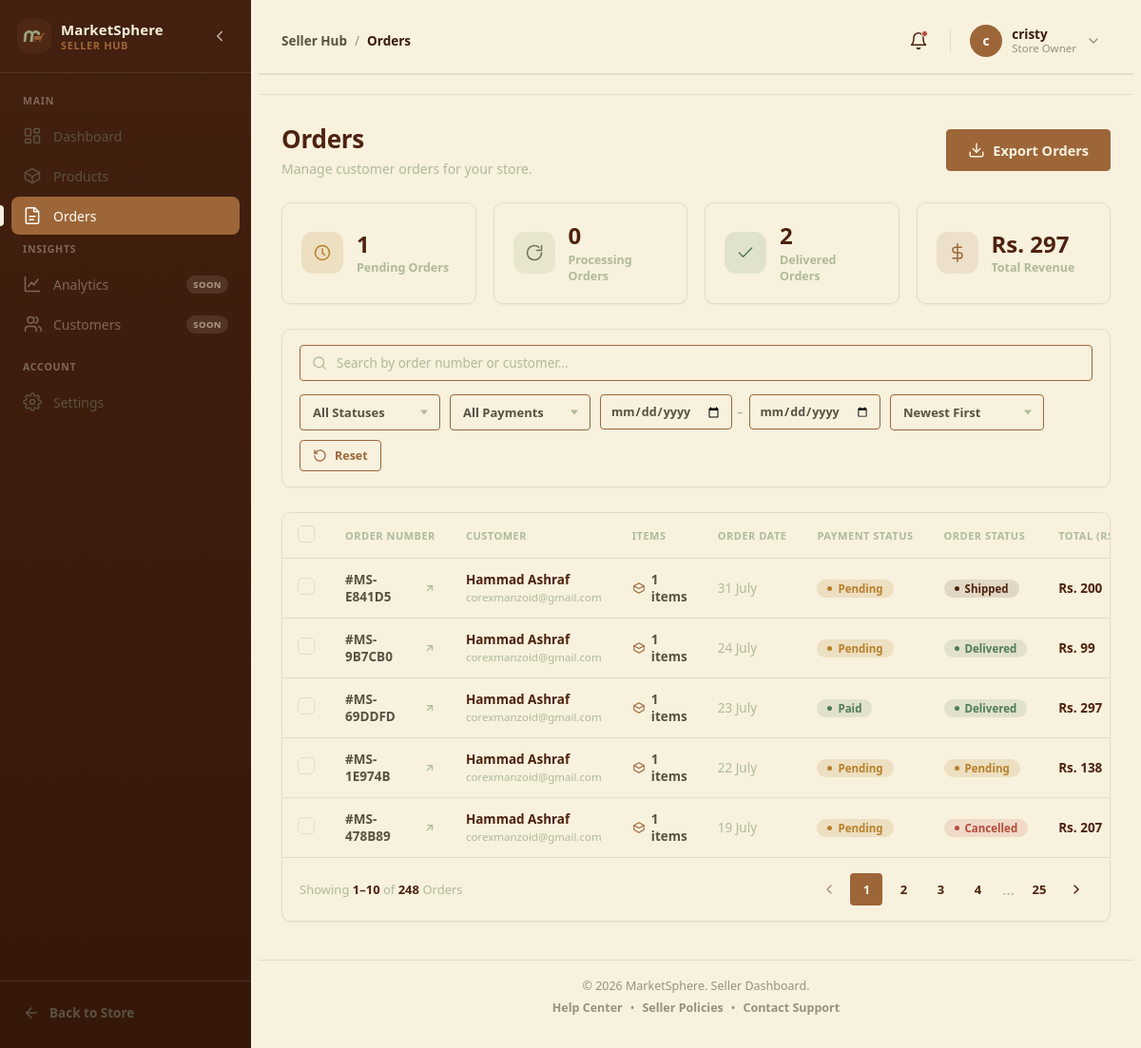
The app's page /seller/orders/ (signed in), older data.
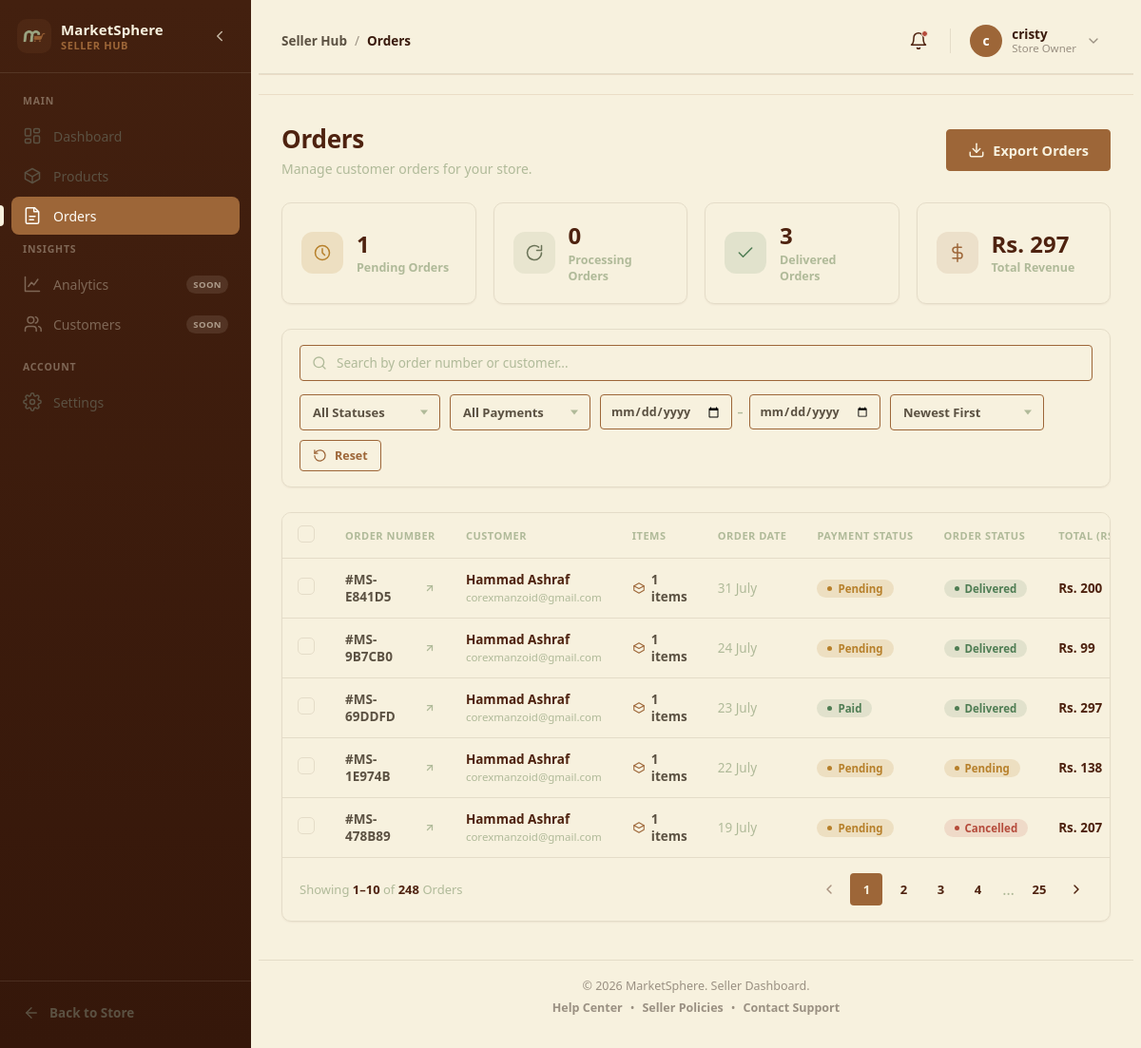
The same page, newer data.
### orders/models.py (models this page shows, shortened)
class SellerOrder(models.Model):
    class Status(models.TextChoices):
        PENDING = "pending", "Pending"
        CONFIRMED = "confirmed", "Confirmed"
        PROCESSING = "processing", "Processing"
        SHIPPED = "shipped", "Shipped"
        DELIVERED = "delivered", "Delivered"
        CANCELLED = "cancelled", "Cancelled"
    order = models.ForeignKey(
        Order, on_delete=models.CASCADE, related_name="seller_orders"
    )
    seller = models.ForeignKey(
        "accounts.Seller", on_delete=models.CASCADE, related_name="orders"
    )
    status = models.CharField(
        max_length=20, choices=Status.choices, default=Status.PENDING
    )
    subtotal = models.DecimalField(max_digits=10, decimal_places=2, default=0)
    shipping_cost = models.DecimalField(max_digits=10, decimal_places=2, default=0)
    discount = models.DecimalField(max_digits=10, decimal_places=2, default=0)
    tax = models.DecimalField(max_digits=10, decimal_places=2, default=0)
    total = models.DecimalField(max_digits=10, decimal_places=2, default=0)
    tracking_number = models.CharField(max_length=100, blank=True)
    courier = models.CharField(max_length=100, blank=True)
    shipped_at = models.DateTimeField(blank=True, null=True)
    delivered_at = models.DateTimeField(blank=True, null=True)
    estimated_delivery = models.DateField(null=True, blank=True)
    shipping_notes = models.TextField(blank=True)
    created_at = models.DateTimeField(auto_now_add=True)
    updated_at = models.DateTimeField(auto_now=True)
    class Meta:
        unique_together = ("order", "seller")

class Order(models.Model):
    class PaymentStatus(models.TextChoices):
        UNPAID = "unpaid", "Unpaid"
        PAID = "paid", "Paid"
        REFUNDED = "refunded", "Refunded"
    user = models.ForeignKey(
        settings.AUTH_USER_MODEL, on_delete=models.CASCADE, related_name="orders"
    )
    order_number = models.CharField(max_length=64, unique=True)
    payment_status = models.CharField(
        max_length=20, choices=PaymentStatus.choices, default=PaymentStatus.UNPAID
    )
    subtotal = models.DecimalField(max_digits=10, decimal_places=2, default=0)
    shipping_cost = models.DecimalField(max_digits=10, decimal_places=2, default=0)
    discount = models.DecimalField(max_digits=10, decimal_places=2, default=0)
    tax = models.DecimalField(max_digits=10, decimal_places=2, default=0)
    total = models.DecimalField(max_digits=10, decimal_places=2, default=0)
    shipping_name = models.CharField(max_length=255)
    shipping_phone = models.CharField(max_length=32, blank=True, null=True)
    shipping_address = models.CharField(max_length=512)
    shipping_city = models.CharField(max_length=255)
    shipping_postal_code = models.CharField(max_length=20, blank=True, null=True)
    notes = models.TextField(blank=True, null=True)
    created_at = models.DateTimeField(auto_now_add=True)
    updated_at = models.DateTimeField(auto_now=True)
    @property
    def overall_status(self):
        statuses = list(self.seller_orders.values_list("status", flat=True))
        if not statuses:
            return None
        unique = set(statuses)
        if len(unique) == 1:
            return statuses[0]

### accounts/models.py (models this page shows)
class User(AbstractUser):
    class AccountStatus(models.TextChoices):
        UNVERIFIED = "UNVERIFIED", "Unverified"
        VERIFIED = "VERIFIED", "Verified"
        SUSPENDED = "SUSPENDED", "Suspended"
        DEACTIVATED = "DEACTIVATED", "Deactivated"
        BLOCKED = "BLOCKED", "Blocked"
    contact = models.CharField(max_length=20, blank=True)
    profile_image_url = models.URLField(blank=True, null=True, max_length=500)
    account_status = models.CharField(
        max_length=20,
        choices=AccountStatus.choices,
        default=AccountStatus.UNVERIFIED,
    )

### seller_dashboard/views.py (the view)
# urls.py: path("", views.orders, name="orders"),
def orders(request):
    return render(request, "orders/list.html")

### accounts/context_processors.py (called while the page is built)
def seller_context(request):
    if request.user.is_authenticated:
        seller = getattr(request.user, "seller_profile", None)
    else:
        seller = None
    return {
        "seller": seller,
    }

### admin_panel/context_processors.py (called while the page is built)
def _calculate_change(current, previous, is_decimal=False):
    if previous > 0:
        return ((current - previous) / previous) * 100
    if is_decimal:
        return Decimal("100.00") if current > 0 else Decimal("0.00")
    return 100 if current > 0 else 0

### orders/services.py (called while the page is built)
def get_seller_orders(seller):
    return (
        SellerOrder.objects.filter(seller=seller)
        .select_related(
            "order",
            "order__user",
        )
        .prefetch_related(
            "items",
            "items__product",
        )
        .order_by("-created_at")
    )

### products/context_processors.py (called while the page is built)
def categories(request):
    user = request.user
    return {
        "categories": get_all_categories(),
        "brands": get_all_brands(),
        "wishlist_count": wishlist_count(user) if user.is_authenticated else 0,
        "cart_count": cart_count(user) if user.is_authenticated else 0,
    }

### products/services.py (called while the page is built)
def get_all_brands():
    brands = Brand.objects.filter(is_active=True)
    return brands

### seller_dashboard/templates/orders/list.html (shortened to what the changed rows need)
{% extends 'base_dashboard.html' %}
{% load static %}
{% block active_page %}
  orders
{% endblock %}
{% block css %}
  <link rel="stylesheet" href="{% static 'css/seller_orders.css' %}" />
{% endblock %}
{% block seller_content %}
  <div class="so-page">
    <section class="so-header so-reveal" aria-label="Orders header">
      <div class="so-header-text">
        <h1 class="so-header-title">Orders</h1>
      </div>
    </section>
    <section class="so-stats-grid so-reveal" aria-label="Order statistics">
      <div class="so-stat-card">
        <div class="so-stat-body">
          <span class="so-stat-value">{{ dashboard_completed_orders }}</span>
          <span class="so-stat-label">Delivered Orders</span>
        </div>
      </div>
    </section>
    <section class="so-table-card so-reveal" aria-label="Orders table">
      <div class="so-table-wrap">
        <table class="so-table" id="soOrdersTable">
          <thead>
            <tr>
              <th scope="col" class="so-col-checkbox">
                <label class="so-checkbox">
                  <span class="so-checkbox-box"></span>
                </label>
              </th>
              <th scope="col">Order Number</th>
              <th scope="col">Customer</th>
              <th scope="col">Items</th>
              <th scope="col">Order Date</th>
              <th scope="col">Payment Status</th>
              <th scope="col">Order Status</th>
              <th scope="col">Total (Rs.)</th>
            </tr>
          </thead>
          <tbody id="soOrdersTableBody">
            {% for orderItem in dashboard_seller_orders %}
              <tr class="so-row" data-order-number="MS-{{ orderItem.order.order_number }}" data-customer-name="{{ orderItem.order.user.username }}">
                <td data-label="">
                  <label class="so-checkbox">
                    <span class="so-checkbox-box"></span>
                  </label>
                </td>
                <td data-label="Order">
                  <a href="{% url "order-detail" order_no=orderItem.order.order_number %}" class="so-order-number-link" data-view-order="{{ orderItem.order.order_number }}">
                    #MS-{{ orderItem.order.order_number|slice:6 }}
                    <svg viewBox="0 0 24 24" width="12" height="12" fill="none" stroke="currentColor" stroke-width="2.5" stroke-linecap="round" stroke-linejoin="round">
                      <path d="M7 17 17 7"></path>
                      <path d="M7 7h10v10"></path>
                    </svg>
                  </a>
                </td>
                <td data-label="Customer">
                  <span class="so-customer-name">{{ orderItem.order.user.first_name }} {{ orderItem.order.user.last_name }}</span>
                  <span class="so-customer-email">{{ orderItem.order.user.email }}</span>
                </td>
                <td data-label="Items">
                  <span class="so-items-count">
                    <svg viewBox="0 0 24 24" width="14" height="14" fill="none" stroke="currentColor" stroke-width="1.8" stroke-linecap="round" stroke-linejoin="round">
                      <path d="M21 8 12 3 3 8l9 5 9-5Z"></path>
                      <path d="M3 8v8l9 5 9-5V8"></path>
                    </svg>{{ orderItem.items.count }} items
                  </span>
                </td>
                <td data-label="Date">
                  <span class="so-date">{{ orderItem.order.created_at|date:'j F' }}</span>
                </td>
                {% if orderItem.order.payment_status == 'paid' %}
                  <td data-label="Payment">
                    <span class="so-badge so-badge-paid">Paid</span>
                  </td>
                {% elif orderItem.order.payment_status == 'unpaid' %}
                  <td data-label="Payment">
                    <span class="so-badge so-badge-payment-pending">Pending</span>
                  </td>
                {% elif orderItem.order.payment_status == 'refunded' %}
                  <td data-label="Payment">
                    <span class="so-badge so-badge-refunded">Refunded</span>
                  </td>
                {% endif %}
                <td data-label="Status">
                  {% if orderItem.order.overall_status %}
                    <span class="so-badge so-badge-{{ orderItem.order.overall_status }}">{{ orderItem.order.overall_status|title }}</span>
                  {% endif %}
                </td>
                <td data-label="Total">
                  <span class="so-total">Rs. {{ orderItem.total|floatformat:0 }}</span>
                </td>
              </tr>
            {% endfor %}
          </tbody>
        </table>
      </div>
    </section>
  </div>
{% endblock %}

Row changes from the older to the newer data that the page shows:
changed SellerOrder "31 July": order.overall_status "Shipped" → "Delivered"
Text that changed along with them:
{{ dashboard_completed_orders }}: "2" → "3"
